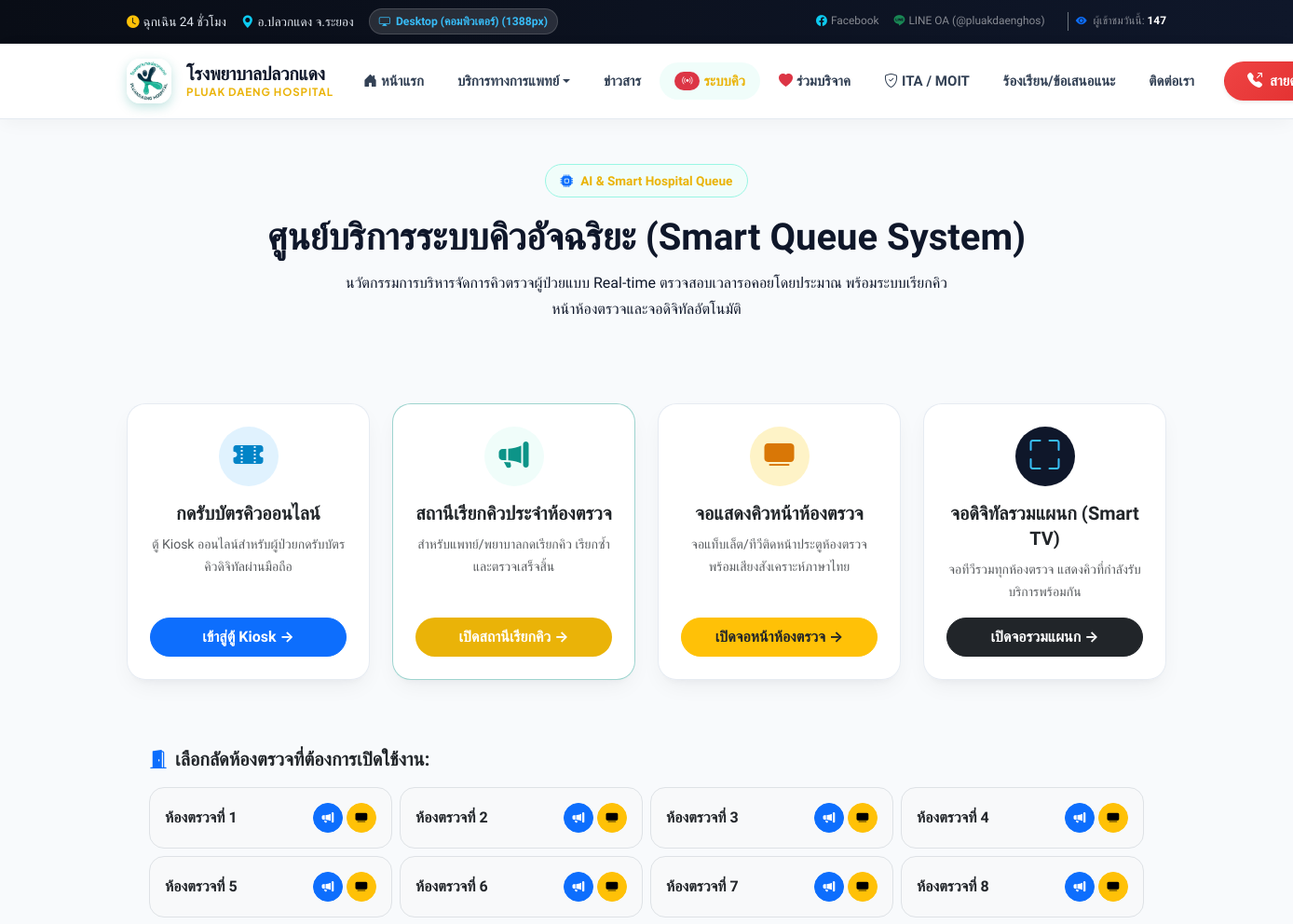
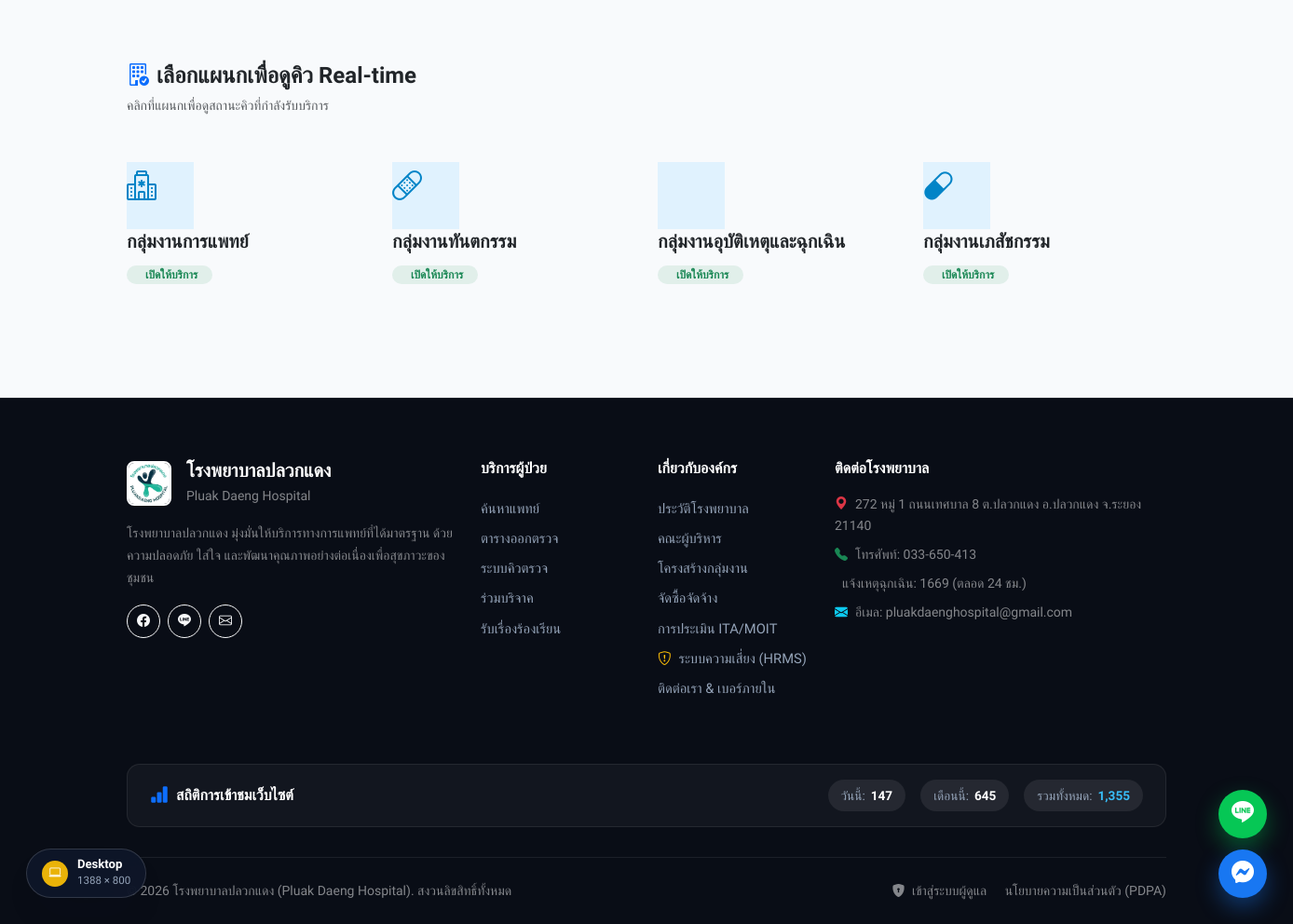
/queue, run on the app's committed database (2 pictures, top to bottom).
### tables this page shows
CREATE TABLE `departments` (
  `id` int(11) NOT NULL AUTO_INCREMENT,
  `name` varchar(100) NOT NULL,
  `description` text DEFAULT NULL,
  `cover_image` varchar(255) DEFAULT NULL,
  `icon` varchar(50) DEFAULT NULL,
  `contact_info` text DEFAULT NULL,
  `status` enum('active','inactive') DEFAULT 'active',
  `created_at` timestamp NULL DEFAULT current_timestamp(),
  `updated_at` timestamp NULL DEFAULT current_timestamp() ON UPDATE current_timestamp(),
  `deleted_at` timestamp NULL DEFAULT NULL,
  PRIMARY KEY (`id`)
);

### app/Controllers/QueueController.php (called while the page is built, shortened)
<?php
class QueueController extends Controller {
    private $departmentModel;
    public function __construct() {
        $this->departmentModel = $this->model('Department');
    }
    public function index() {
        $departments = $this->departmentModel->getAll();
        $data = [
            'page_title' => 'ศูนย์บริการระบบคิวอัจฉริยะ (Smart Queue Hub)',
            'departments' => $departments
        ];
        $this->view('queue/index', $data);
    }
}

### app/Core/App.php (called while the page is built, shortened)
<?php
class App {
    protected $controller = 'HomeController';
    protected $method = 'index';
    public function __construct() {
        $url = $this->parseUrl();
        if (isset($url[0]) && strtolower($url[0]) === 'admin') {
            array_shift($url);
            $this->controller = 'DashboardController';
            $adminAliases = [
                'donationitem' => 'DonationItem',
                'donationitems' => 'DonationItem',
                'donation' => 'Donation',
                'donations' => 'Donation',
                'banner' => 'Banner',
                'banners' => 'Banner',
                'news' => 'News',
                'appointment' => 'Appointment',
                'appointments' => 'Appointment',
                'doctor' => 'Doctor',
                'doctors' => 'Doctor',
                'clinic' => 'Clinic',
                'clinics' => 'Clinic',
                'service' => 'Service',
                'services' => 'Service',
                'department' => 'Department',
                'departments' => 'Department',
                'procurement' => 'Procurement',
                'procurements' => 'Procurement',
                'complaint' => 'Complaint',
                'complaints' => 'Complaint',
                'setting' => 'Settings',
                'settings' => 'Settings',
                'auditlog' => 'AuditLog',
                'logs' => 'AuditLog',
                'dashboard' => 'Dashboard',
                'auth' => 'Auth',
                'login' => 'Auth'
            ];
            if (isset($url[0])) {
                $rawKey = strtolower($url[0]);
                if (isset($adminAliases[$rawKey]) && file_exists('../app/Controllers/Admin/' . $adminAliases[$rawKey] . 'Controller.php')) {
                    $this->controller = $adminAliases[$rawKey] . 'Controller';
                    unset($url[0]);
                } else if (file_exists('../app/Controllers/Admin/' . ucwords($url[0]) . 'Controller.php')) {
                    $this->controller = ucwords($url[0]) . 'Controller';
                    unset($url[0]);
                }
            }
            $controllerClass = 'App\\Controllers\\Admin\\' . $this->controller;
            if(!class_exists($controllerClass)){
                require_once '../app/Controllers/Admin/' . $this->controller . '.php';
            }
            $this->controller = new $controllerClass;
        } else {
            $aliases = [
                'donations' => 'Donation',
                'donation' => 'Donation',
                'doctors' => 'Doctor',
                'doctor' => 'Doctor',
                'clinics' => 'Clinic',
                'clinic' => 'Clinic',
                'services' => 'Service',
                'service' => 'Service',
                'appointments' => 'Appointment',
                'appointment' => 'Appointment',
                'departments' => 'Department',
                'department' => 'Department',
                'hrms' => 'Risk',
                'risk' => 'Risk',
                'ita' => 'Ita',
                'contact' => 'Contact',
                'news' => 'News'
            ];
            if (isset($url[0])) {
                $rawKey = strtolower($url[0]);
                if (isset($aliases[$rawKey]) && file_exists('../app/Controllers/' . $aliases[$rawKey] . 'Controller.php')) {
                    $this->controller = $aliases[$rawKey] . 'Controller';
                    unset($url[0]);
                } else if (file_exists('../app/Controllers/' . ucwords($url[0]) . 'Controller.php')) {
                    $this->controller = ucwords($url[0]) . 'Controller';
                    unset($url[0]);
                } else if (str_ends_with($rawKey, 's') && file_exists('../app/Controllers/' . ucwords(rtrim($rawKey, 's')) . 'Controller.php')) {
                    $this->controller = ucwords(rtrim($rawKey, 's')) . 'Controller';
                    unset($url[0]);
                }
            }
            $this->controller = new $controllerClass;
        }
        $this->params = $url ? array_values($url) : [];
        call_user_func_array([$this->controller, $this->method], $this->params);
    }
    public function parseUrl() {
        if (isset($_GET['url'])) {
            $url = rtrim($_GET['url'], '/');
            $url = urldecode($url);
            return explode('/', $url);
        }
        return [];
    }
}

### public/index.php (called while the page is built, shortened)
<?php
$app = new App\Core\App();

### app/Core/Database.php (called while the page is built, shortened)
<?php
class Database {
    private $host = DB_HOST;
    private $user = DB_USER;
    private $pass = DB_PASS;
    private $dbname = DB_NAME;
    private $dbh;
    private $stmt;
    public function __construct() {
        $dsn = 'mysql:host=' . $this->host . ';dbname=' . $this->dbname . ';charset=utf8mb4';
        $options = array(
            PDO::ATTR_PERSISTENT => true,
            PDO::ATTR_ERRMODE => PDO::ERRMODE_EXCEPTION,
            PDO::ATTR_DEFAULT_FETCH_MODE => PDO::FETCH_OBJ,
            PDO::MYSQL_ATTR_INIT_COMMAND => 'SET NAMES utf8mb4'
        );
        try {
            $this->dbh = new PDO($dsn, $this->user, $this->pass, $options);
        } catch(PDOException $e) {
            $this->error = $e->getMessage();
            error_log($this->error);
            if (APP_ENV === 'development') {
                echo $this->error;
            } else {
                echo "Database connection failed.";
            }
        }
    }
    public function query($sql) {
        $this->stmt = $this->dbh->prepare($sql);
    }
    public function bind($param, $value, $type = null) {
        if (is_null($type)) {
            switch(true) {
                default:
                    $type = PDO::PARAM_STR;
            }
        }
        $this->stmt->bindValue($param, $value, $type);
    }
    public function execute() {
        return $this->stmt->execute();
    }
    public function resultSet() {
        $this->execute();
        return $this->stmt->fetchAll();
    }
}

### app/Core/Model.php (called while the page is built, shortened)
<?php
class Model {
    public function __construct() {
        $this->db = new Database();
    }
}

### app/Models/Department.php (called while the page is built, shortened)
<?php
class Department extends Model {
    public function getAll() {
        $this->db->query('SELECT * FROM departments WHERE deleted_at IS NULL ORDER BY name ASC');
        return $this->db->resultSet();
    }
}

### app/Views/queue/index.php (the view)
<div class="hero-wrapper py-5 mb-4 text-center">
    <div class="container">
        <div class="section-badge mb-3"><i class="bi bi-cpu-fill text-primary"></i> AI & Smart Hospital Queue</div>
        <h1 class="hero-title mb-2">ศูนย์บริการระบบคิวอัจฉริยะ (Smart Queue System)</h1>
        <p class="hero-subtitle mx-auto" style="max-width: 650px;">
            นวัตกรรมการบริหารจัดการคิวตรวจผู้ป่วยแบบ Real-time ตรวจสอบเวลารอคอยโดยประมาณ พร้อมระบบเรียกคิวหน้าห้องตรวจและจอดิจิทัลอัตโนมัติ
        </p>
    </div>
</div>
<div class="container mb-5 pb-5">
    <div class="row g-4 mb-5">
        <div class="col-md-6 col-lg-3">
            <div class="glass-card p-4 h-100 d-flex flex-column justify-content-between text-center">
                <div>
                    <div class="p-3 rounded-circle d-inline-flex align-items-center justify-content-center mb-3" style="background: #e0f2fe; color: #0284c7; width: 64px; height: 64px;">
                        <i class="bi bi-ticket-perforated-fill fs-2"></i>
                    </div>
                    <h5 class="fw-bold text-dark mb-2">กดรับบัตรคิวออนไลน์</h5>
                    <p class="text-muted small">ตู้ Kiosk ออนไลน์สำหรับผู้ป่วยกดรับบัตรคิวดิจิทัลผ่านมือถือ</p>
                </div>
                <a href="<?= URLROOT ?>/queue/kiosk" class="btn btn-primary rounded-pill w-100 py-2 fw-bold">
                    เข้าสู่ตู้ Kiosk &rarr;
                </a>
            </div>
        </div>
        <div class="col-md-6 col-lg-3">
            <div class="glass-card p-4 h-100 d-flex flex-column justify-content-between text-center" style="border-color: rgba(13, 148, 136, 0.4);">
                <div>
                    <div class="p-3 rounded-circle d-inline-flex align-items-center justify-content-center mb-3" style="background: #f0fdfa; color: #0d9488; width: 64px; height: 64px;">
                        <i class="bi bi-megaphone-fill fs-2"></i>
                    </div>
                    <h5 class="fw-bold text-dark mb-2">สถานีเรียกคิวประจำห้องตรวจ</h5>
                    <p class="text-muted small">สำหรับแพทย์/พยาบาลกดเรียกคิว เรียกซ้ำ และตรวจเสร็จสิ้น</p>
                </div>
                <a href="<?= URLROOT ?>/queue/room/1" class="btn btn-teal rounded-pill w-100 py-2 fw-bold text-white" style="background: var(--primary-color);">
                    เปิดสถานีเรียกคิว &rarr;
                </a>
            </div>
        </div>
        <div class="col-md-6 col-lg-3">
            <div class="glass-card p-4 h-100 d-flex flex-column justify-content-between text-center">
                <div>
                    <div class="p-3 rounded-circle d-inline-flex align-items-center justify-content-center mb-3" style="background: #fef3c7; color: #d97706; width: 64px; height: 64px;">
                        <i class="bi bi-tv-fill fs-2"></i>
                    </div>
                    <h5 class="fw-bold text-dark mb-2">จอแสดงคิวหน้าห้องตรวจ</h5>
                    <p class="text-muted small">จอแท็บเล็ต/ทีวีติดหน้าประตูห้องตรวจ พร้อมเสียงสังเคราะห์ภาษาไทย</p>
                </div>
                <a href="<?= URLROOT ?>/queue/door/1" target="_blank" class="btn btn-warning rounded-pill w-100 py-2 fw-bold text-dark">
                    เปิดจอหน้าห้องตรวจ &rarr;
                </a>
            </div>
        </div>
        <div class="col-md-6 col-lg-3">
            <div class="glass-card p-4 h-100 d-flex flex-column justify-content-between text-center">
                <div>
                    <div class="p-3 rounded-circle d-inline-flex align-items-center justify-content-center mb-3" style="background: #0f172a; color: #38bdf8; width: 64px; height: 64px;">
                        <i class="bi bi-fullscreen fs-2"></i>
                    </div>
                    <h5 class="fw-bold text-dark mb-2">จอดิจิทัลรวมแผนก (Smart TV)</h5>
                    <p class="text-muted small">จอทีวีรวมทุกห้องตรวจ แสดงคิวที่กำลังรับบริการพร้อมกัน</p>
                </div>
                <a href="<?= URLROOT ?>/queue/display/1" target="_blank" class="btn btn-dark rounded-pill w-100 py-2 fw-bold text-white">
                    เปิดจอรวมแผนก &rarr;
                </a>
            </div>
        </div>
    </div>
    <div class="card-modern p-4 mb-5">
        <h5 class="fw-bold text-dark mb-3">
            <i class="bi bi-door-open-fill text-primary me-2"></i>เลือกลัดห้องตรวจที่ต้องการเปิดใช้งาน:
        </h5>
        <div class="row g-2">
            <?php for($i = 1; $i <= 8; $i++): ?>
                <div class="col-6 col-md-3">
                    <div class="p-3 bg-light rounded-4 border d-flex justify-content-between align-items-center">
                        <span class="fw-bold text-dark">ห้องตรวจที่ <?= $i ?></span>
                        <div class="d-flex gap-1">
                            <a href="<?= URLROOT ?>/queue/room/<?= $i ?>" class="btn btn-sm btn-primary rounded-circle" style="width: 32px; height: 32px; padding: 0; display: inline-flex; align-items: center; justify-content: center;" title="เปิดหน้าจอเรียกคิว">
                                <i class="bi bi-megaphone-fill" style="font-size: 0.8rem;"></i>
                            </a>
                            <a href="<?= URLROOT ?>/queue/door/<?= $i ?>" target="_blank" class="btn btn-sm btn-warning rounded-circle" style="width: 32px; height: 32px; padding: 0; display: inline-flex; align-items: center; justify-content: center;" title="เปิดจอหน้าห้องตรวจ">
                                <i class="bi bi-tv-fill" style="font-size: 0.8rem;"></i>
                            </a>
                        </div>
                    </div>
                </div>
            <?php endfor; ?>
        </div>
    </div>
    <div class="d-flex align-items-center justify-content-between mb-4">
        <div>
            <h4 class="fw-bold text-dark mb-1"><i class="bi bi-building-check text-primary me-2"></i>เลือกแผนกเพื่อดูคิว Real-time</h4>
            <p class="text-muted small mb-0">คลิกที่แผนกเพื่อดูสถานะคิวที่กำลังรับบริการ</p>
        </div>
    </div>
    <div class="row justify-content-center g-4">
        <?php if(empty($departments)): ?>
            <div class="col-12 text-center py-5">
                <div class="p-4 bg-white rounded-4 shadow-sm d-inline-block">
                    <i class="bi bi-diagram-3 display-4 text-muted mb-3 d-block"></i>
                    <h5 class="text-muted mb-0">ยังไม่มีแผนกที่เปิดระบบคิว</h5>
                </div>
            </div>
        <?php else: ?>
            <?php foreach($departments as $dept): ?>
                <div class="col-md-6 col-lg-3">
                    <a href="<?= URLROOT ?>/queue/display/<?= $dept->id ?>" class="text-decoration-none">
                        <div class="quick-hub-card h-100 py-4">
                            <div class="quick-hub-icon-wrap" style="background: #e0f2fe; color: #0284c7; width: 72px; height: 72px;">
                                <i class="bi <?= $dept->icon ?? 'bi-hospital' ?> fs-2"></i>
                            </div>
                            <h5 class="fw-bold text-dark mb-2"><?= htmlspecialchars($dept->name) ?></h5>
                            <span class="badge bg-success bg-opacity-10 text-success rounded-pill px-3 py-1 small">
                                <span class="pulse-dot me-1"></span> เปิดให้บริการ
                            </span>
                        </div>
                    </a>
                </div>
            <?php endforeach; ?>
        <?php endif; ?>
    </div>
</div>

### data on the page
departments: name "กลุ่มงานการแพทย์"
departments: name "กลุ่มงานทันตกรรม"
departments: name "กลุ่มงานอุบัติเหตุและฉุกเฉิน"
departments: name "กลุ่มงานเภสัชกรรม"

### other printed values
$lineOaId "@pluakdaenghos"
$visitStats['today'] "147"
$siteSettings['address'] "272 หมู่ 1 ถนนเทศบาล 8 ต.ปลวกแดง อ.ปลวกแดง จ.ระยอง 21140"
$siteSettings['telephone'] "033-650-413"
$siteSettings['email'] "pluakdaenghospital@gmail.com"
$visitStats['month'] "645"
$visitStats['total'] "1,355"
